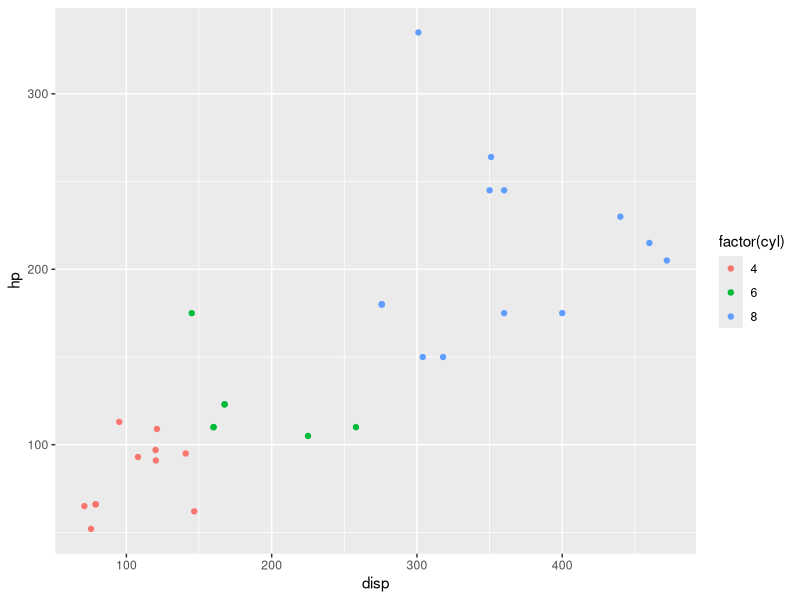
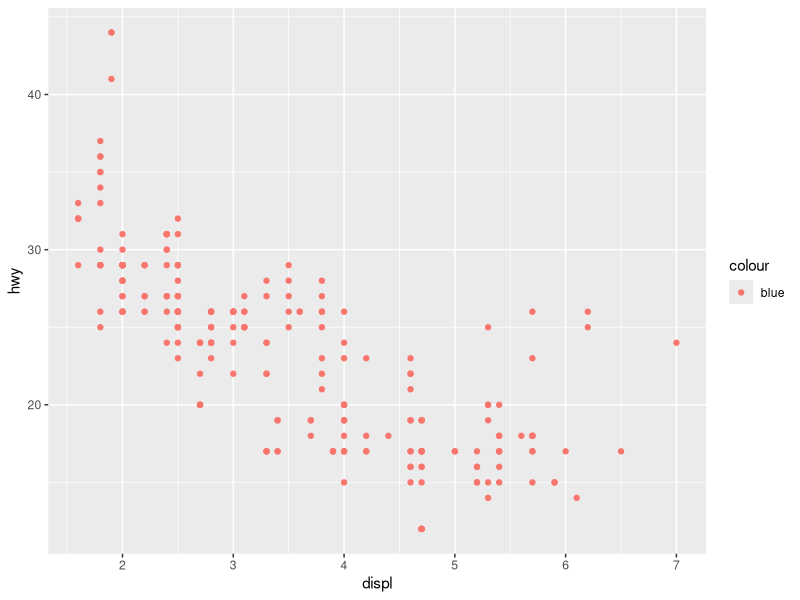
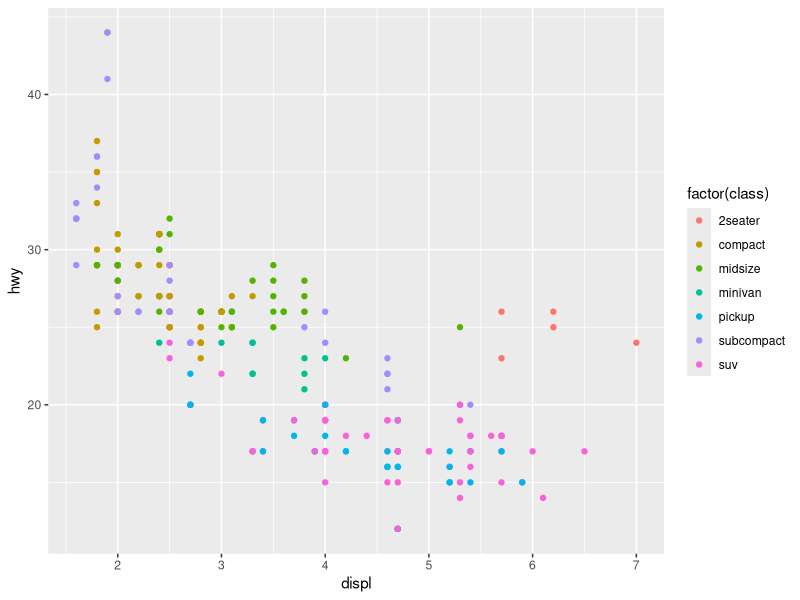

Here is the R script that generated these plots, in order:
## ---- chunk 1
library(tidyverse)
## ---- chunk 2
ggplot(data = mtcars) +
  geom_point(mapping = aes(x = disp, y = hp, colour = factor(cyl)))
## ---- chunk 3
ggplot(data = mpg) +
  geom_point(mapping = aes(x = displ, y = hwy, colour = 'blue'))
## ---- chunk 4
ggplot(data = mpg) +
  geom_point(mapping = aes(x = displ, y = hwy, colour = factor(class)))
